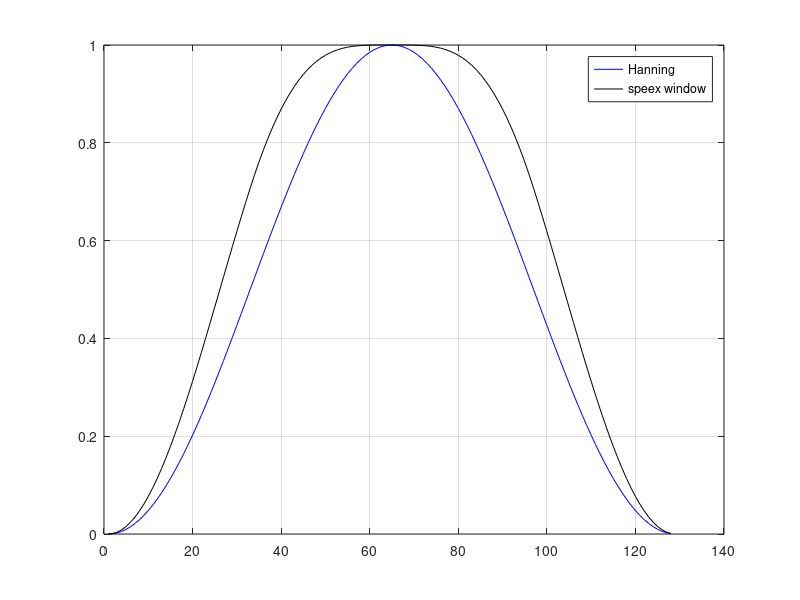

This figure's MATLAB source:
clc
clear
close all

N = 128;

x = 0.5-0.5*cos(2*pi*(0:127)/N);

y = zeros(1,N);
for ii = 0:N-1
    tmp = 4*ii/N;
    inv  = 0;
    if(tmp<1)
        tmp1 = tmp;
    elseif(tmp<2)
        tmp1 = 2-tmp;
        inv  =1;
    elseif(tmp<3)
        tmp1 = tmp-2;
        inv = 1;
    else
        tmp1 = 4-tmp;
    end
    
    tmp2 = 1.271903*tmp1;
    tmp3 = (0.5-0.5*cos(0.5*pi*tmp2))^2;
    
    if(inv)
        tmp3 = 1-tmp3;
    end
    
    y(ii+1) = sqrt(tmp3);
end

figure(1)
plot(x,'b');hold on
plot(y,'k');grid on
legend('Hanning','speex window')
            